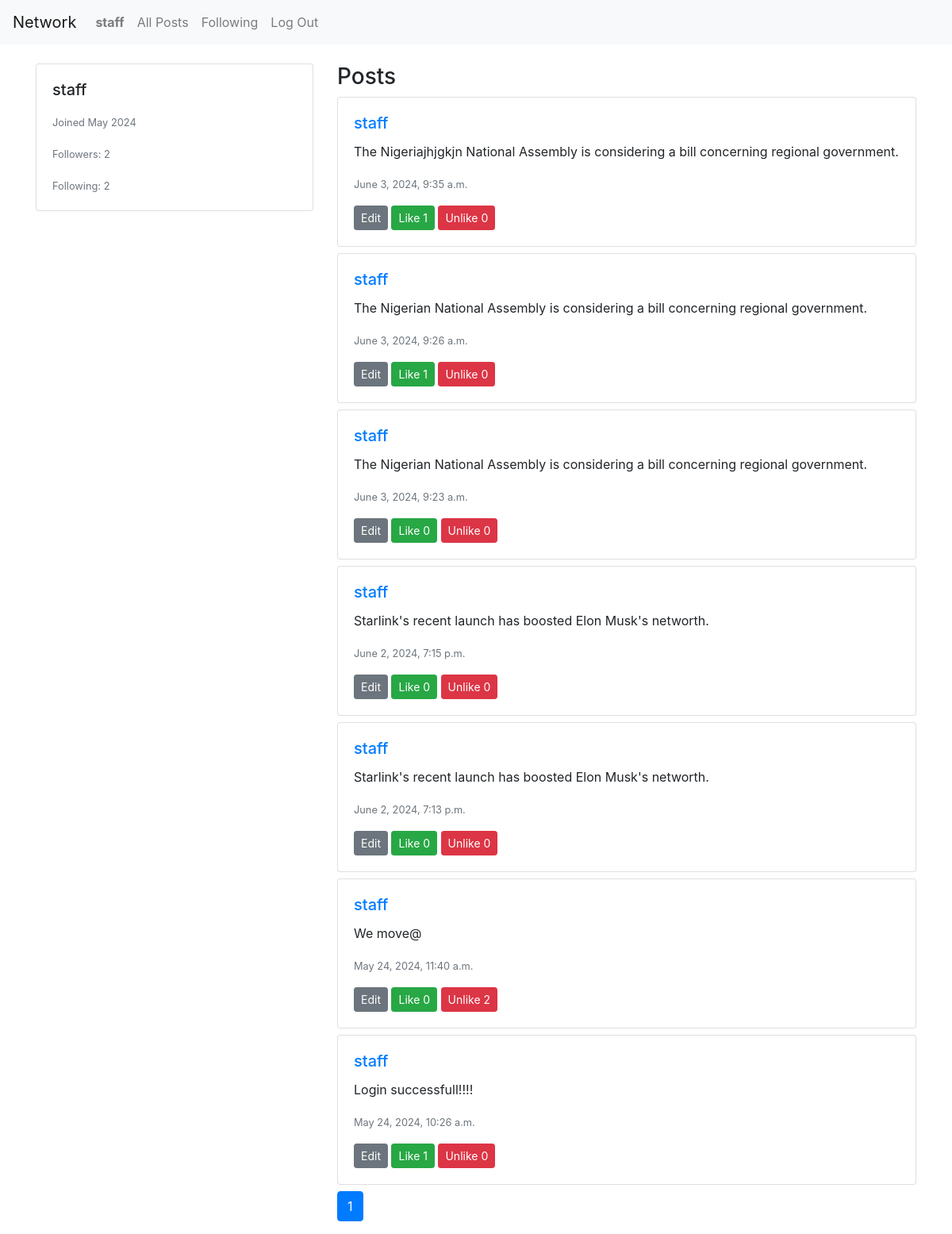
The page /profile/staff (signed in) on the database its author committed.
### network/models.py (models this page shows, shortened)
class User(AbstractUser):
    pass

class UserProfile(models.Model):
    user = models.OneToOneField(User, on_delete=models.CASCADE)
    bio = models.TextField(max_length=500, blank=True)
    location = models.CharField(max_length=30, blank=True)
    birth_date = models.DateField(null=True, blank=True)
    profile_image = models.ImageField(upload_to='profile_images', null=True, blank=True)
    followers = models.ManyToManyField(User, related_name='follower', blank=True)
    followings= models.ManyToManyField(User, related_name='following', blank=True)

class Post(models.Model):
    poster = models.ForeignKey(User, on_delete=models.CASCADE)
    post = models.TextField(null=True, blank=True)
    likes = models.ManyToManyField(User, related_name='liked_posts', blank=True)
    unlikes = models.ManyToManyField(User, related_name='unliked_posts', blank=True)
    timestamp = models.DateTimeField(auto_now_add=True, null=True)

### network/views.py (the view)
# urls.py: path('profile/<str:username>', views.profile, name='profile'),
@login_required
def profile(request, username):
    user = get_object_or_404(User, username=username)
    user_profile = get_object_or_404(UserProfile, user=user)
    profile, created = UserProfile.objects.get_or_create(user=user)
    posts = Post.objects.filter(poster=user).order_by('-timestamp')
    paginator = Paginator(posts, 10)  # Show 10 posts per page
    page_number = request.GET.get('page')
    page_obj = paginator.get_page(page_number)
    is_following = profile.followers.filter(id=request.user.id).exists()
    context = {
        'profile': profile,
        'posts': page_obj,  # Pass the paginated posts
        'is_following': is_following,
        'follower_count': profile.followers.count(),
        'following_count': user_profile.followings.count(),
        'user_id': user.id,  # Add the user ID to the context
        'page_obj': page_obj  # Add the page object to the context
    }
    return render(request, 'network/profile.html', context)

### network/templates/network/profile.html (shortened to what this page needs)
{% extends "network/layout.html" %}
{% load static %}
{% block body %}
<div class="container mt-4">
    <div class="row">
        <div class="col-md-4">
            <div class="card">
                <div class="card-body">
                    <h5 class="card-title">{{ profile.user.username }}</h5>
                    <p class="card-text"><small class="text-muted">Joined {{ profile.user.date_joined|date:"F Y" }}</small></p>
                    <p class="card-text"><small class="text-muted">Followers: <span id="follower-count">{{ follower_count }}</span></small></p>
                    <p class="card-text"><small class="text-muted">Following: <span id="following-count">{{ following_count }}</span></small></p>
                </div>
            </div>
        </div>
        <div class="col-md-8">
            <h3>Posts</h3>
            <div id="all-posts">
                {% for post in posts %}
                <div class="card mb-2" data-post-id="{{ post.id }}">
                    <div class="card-body">
                        <a href="/profile/{{ post.poster.username }}">
                            <h5 class="card-title">{{ post.poster.username }}</h5>
                        </a>
                        <p class="card-text">{{ post.post }}</p>
                        <p class="card-text"><small class="text-muted">{{ post.timestamp }}</small></p>
                        <button class="btn btn-secondary btn-sm edit-btn">Edit</button>
                        <button class="btn btn-success btn-sm like-btn">Like <span class="like-count">{{ post.likes.count }}</span></button>
                        <button class="btn btn-danger btn-sm unlike-btn">Unlike <span class="unlike-count">{{ post.unlikes.count }}</span></button>
                    </div>
                </div>
                {% endfor %}
            </div>
            <nav aria-label="Page navigation">
                <ul class="pagination">
                    {% for num in posts.paginator.page_range %}
                    <li class="page-item {% if posts.number == num %}active{% endif %}">
                        <a class="page-link" href="?page={{ num }}">{{ num }}</a>
                    </li>
                    {% endfor %}
                </ul>
            </nav>
        </div>
    </div>
</div>
{% endblock %}

### network/templates/network/layout.html (shortened to what this page needs)
{% load static %}
<!DOCTYPE html>
<html lang="en">
<head>
    <link rel="stylesheet" href="https://stackpath.bootstrapcdn.com/bootstrap/4.4.1/css/bootstrap.min.css">
    <link href="{% static 'network/styles.css' %}" rel="stylesheet">
</head>
<body>
    <nav class="navbar navbar-expand-lg navbar-light bg-light">
        <a class="navbar-brand" href="/">Network</a>
        <div>
            <ul class="navbar-nav mr-auto">
                {% if user.is_authenticated %}
                    <li class="nav-item">
                        <a class="nav-link" href="/profile/{{ user.username }}"><strong>{{ user.username }}</strong></a>
                    </li>
                {% endif %}
                <li class="nav-item">
                    <a class="nav-link" href="{% url 'index' %}">All Posts</a>
                </li>
                {% if user.is_authenticated %}
                    <li class="nav-item">
                        <a class="nav-link" href="/" id="following-link">Following</a>
                    </li>
                    <li class="nav-item">
                        <a class="nav-link" href="{% url 'logout' %}">Log Out</a>
                    </li>
                {% endif %}
            </ul>
        </div>
    </nav>
    <div class="body">
        {% block body %}{% endblock %}
    </div>
</body>
</html>

### rows shown on the page
User: username "staff"
UserProfile: user.username "staff", user.date_joined "May 2024"
Post: poster.username "staff", post "The Nigeriajhjgkjn National Assembly is considering a bill concerning regional government.", timestamp "June 3, 2024, 9:35 a.m.", likes.count "1", unlikes.count "0"
Post: poster.username "staff", post "The Nigerian National Assembly is considering a bill concerning regional government.", timestamp "June 3, 2024, 9:26 a.m.", likes.count "1", unlikes.count "0"
Post: poster.username "staff", post "The Nigerian National Assembly is considering a bill concerning regional government.", timestamp "June 3, 2024, 9:23 a.m.", likes.count "0", unlikes.count "0"
Post: poster.username "staff", post "Starlink's recent launch has boosted Elon Musk's networth.", timestamp "June 2, 2024, 7:15 p.m.", likes.count "0", unlikes.count "0"
Post: poster.username "staff", post "Starlink's recent launch has boosted Elon Musk's networth.", timestamp "June 2, 2024, 7:13 p.m.", likes.count "0", unlikes.count "0"
Post: poster.username "staff", post "We move@", timestamp "May 24, 2024, 11:40 a.m.", likes.count "0", unlikes.count "2"
Post: poster.username "staff", post "Login successfull!!!!", timestamp "May 24, 2024, 10:26 a.m.", likes.count "1", unlikes.count "0"

### other values the page prints
{{ follower_count }} "2"
{{ following_count }} "2"
{{ num }} "1"
